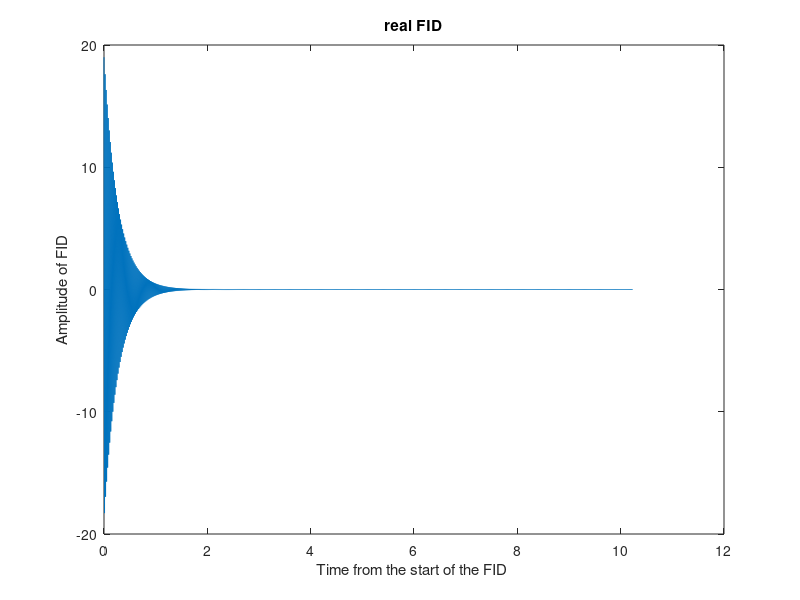
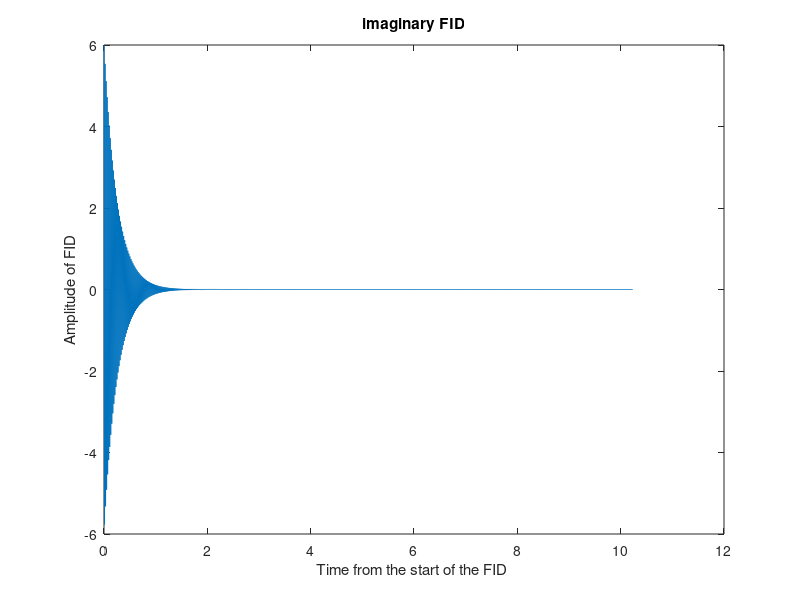
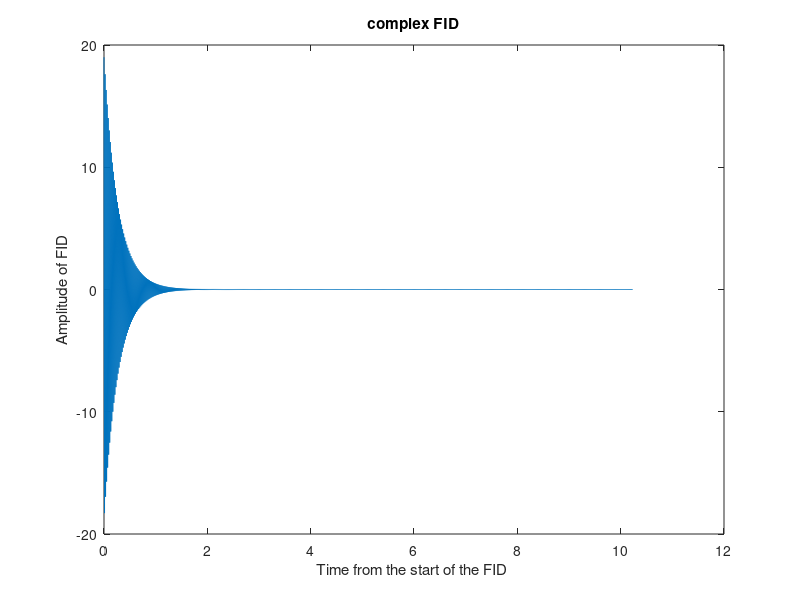
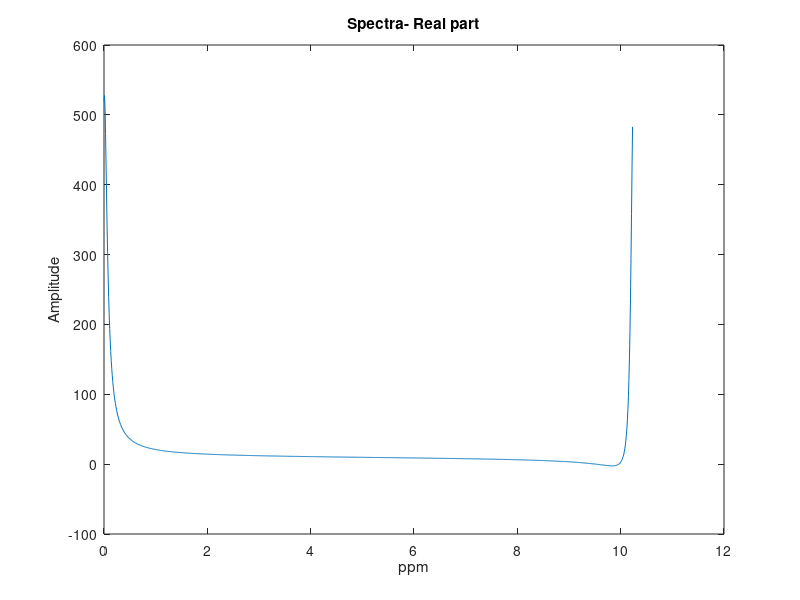

Here is the MATLAB script that generated these plots, in order:
% FID and spectra simulation

dwell_time = 1e-2;  % dwell time is the sampling interval 
BW = 1/dwell_time ;    % Bandwidth is 1/dwell time . Typically 10kHz
f = 50;    % frequency
omega = 2*pi*f;
       
phase =0;  % No phase shift so set to 0 
W =  3 ; % Water concentration
A = 10; % Concentration of metabolite A
B =6 ; % Concentration of metabolite B 
T2star_W = 0.2;
T2star_A = 0.3;
T2star_B = 0.25;

t = zeros(1,1024);

for count =1:1024;

    t(count) = dwell_time*(count-1);

end

FID_real_water = W*cos(omega*t+ phase).*exp(-t/T2star_W);
FID_imaginary_water =W*sin(omega*t + phase).*exp(-t/T2star_W);
FID_real_A = A*cos(omega*t+ phase).*exp(-t/T2star_A);
FID_imaginary_A =A*sin(omega*t + phase).*exp(-t/T2star_A);
FID_real_B = B*cos(omega*t + phase).*exp(-t/T2star_B);
FID_imaginary_B = B*cos(omega*t + phase).*exp(-t/T2star_B);


Sum_real = FID_real_water + FID_real_A + FID_real_B;
Sum_Imag = FID_imaginary_water + FID_imaginary_A + FID_imaginary_B;

complex_FID = complex(Sum_real,Sum_Imag);
spectra = fftshift(fft(complex_FID)) ;
real_spectra =real(spectra);
imaginary_spectra = imag(spectra);

%%-----------------------------------------------------

figure(1) 
plot(t,Sum_real);
title('real FID');
xlabel('Time from the start of the FID ')
ylabel('Amplitude of FID'); 

figure(2)
plot(t,Sum_Imag);
title('imaginary FID');
xlabel('Time from the start of the FID ')
ylabel('Amplitude of FID');


figure(3)
plot(t,complex_FID);
title('complex FID');
xlabel('Time from the start of the FID ')
ylabel('Amplitude of FID');

figure(4)
plot(t,real_spectra);
title('Spectra- Real part');
xlabel('ppm')
ylabel('Amplitude');

figure(5)
plot(t,imaginary_spectra);
title('Spectra- Imaginary part');
xlabel('ppm')
ylabel('Amplitude');

figure(6)
plot(t,spectra);
title('Spectra-complex FID');
xlabel('ppm')
ylabel('Amplitude');
